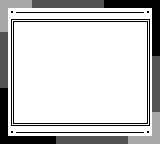

This game map was drawn from its Tiled (.tmx) file and the tilesets committed beside it. A one-line description and the trimmed map source follow:
An orthogonal 20x18 tile map with 8x8 px tiles, 1 tile layer (Tile Layer 1).

<map version="1.2" tiledversion="1.2.4" orientation="orthogonal" renderorder="right-down" width="20" height="18" tilewidth="8" tileheight="8" infinite="0" nextlayerid="2" nextobjectid="1">
 <tileset firstgid="1" source="../../Tilesets/Font/Font.tileset.tsx" />
 <layer id="1" name="Tile Layer 1" width="20" height="18">
  <data>[360 cells, 360 non-empty, 12 distinct tile ids]</data>
 </layer>
</map>